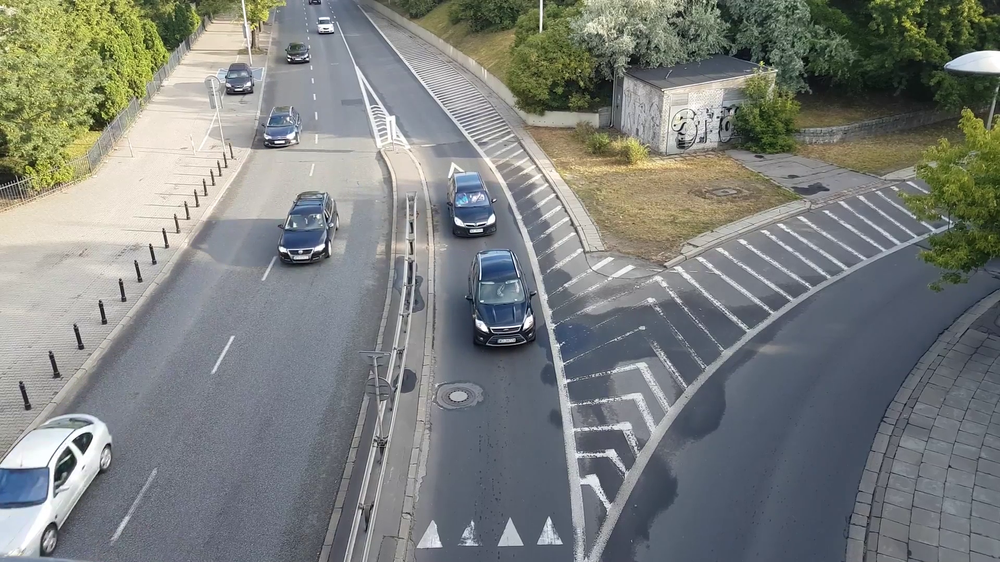
#> input picture lab6/images/frame_000024.PNG, 1000 x 562 px, shrunk from 1920 x 1080 before the run; its folder holds 4 pictures in this run
$ python HW6_parse.py
#> lines starting #> are read from the running program, lines starting #| are printed output that depends on the picture
import os
import random
import xml.etree.ElementTree as ET
from shutil import copy2

import cv2

# Paths to images, annotations, and output directories
images_path = "lab6/images"
annotations_path = "lab6/annotations.xml"
output_train_images = "lab6/train/images"
output_train_labels = "lab6/train/labels"
output_test_images = "lab6/test/images"
output_test_labels = "lab6/test/labels"

# Ensure output directories exist
os.makedirs(output_train_images, exist_ok=True)
os.makedirs(output_train_labels, exist_ok=True)
os.makedirs(output_test_images, exist_ok=True)
os.makedirs(output_test_labels, exist_ok=True)


# Parse annotations.xml
def parse_annotations(xml_file):
#> called with xml_file = 'lab6/annotations.xml'
    tree = ET.parse(xml_file)
#> (reads lab6/annotations.xml from the repository)
    root = tree.getroot()
    annotations = {}

    for track in root.findall("track"):
        label = track.get("label")
        for box in track.findall("box"):
            frame = int(box.get("frame"))
            xtl, ytl, xbr, ybr = map(float, (box.get("xtl"), box.get("ytl"), box.get("xbr"), box.get("ybr")))
            if frame not in annotations:
                annotations[frame] = []
            annotations[frame].append({
                "label": label,
                "bbox": (xtl, ytl, xbr, ybr)
            })
    return annotations


annotations = parse_annotations(annotations_path)

# Get all image files
image_files = sorted([f for f in os.listdir(images_path) if f.endswith(".PNG")])
total_images = len(image_files)

# Split into train and test
train_count = int(0.7 * total_images)
train_files = random.sample(image_files, train_count)
test_files = list(set(image_files) - set(train_files))


# Generate YOLO format annotations
def generate_yolo_annotation(image_file, annotations, output_label_dir, image_size):
    height, width = image_size
    frame_number = int(image_file.split("_")[-1].split(".")[0])  # Extract frame number
    label_file = os.path.join(output_label_dir, os.path.splitext(image_file)[0] + ".txt")

    with open(label_file, "w") as f:
        if frame_number in annotations:
            for obj in annotations[frame_number]:
                label_id = 0 if obj["label"] == "car" else 1  # Assign class IDs (car=0, minivan=1)
                xtl, ytl, xbr, ybr = obj["bbox"]
                x_center = (xtl + xbr) / 2 / width
                y_center = (ytl + ybr) / 2 / height
                box_width = (xbr - xtl) / width
                box_height = (ybr - ytl) / height
                f.write(f"{label_id} {x_center} {y_center} {box_width} {box_height}\n")


# Move and generate annotations for train and test sets
def prepare_dataset(files, annotations, output_image_dir, output_label_dir, images_path):
#> called with output_image_dir = 'lab6/train/images', output_label_dir = 'lab6/train/labels', images_path = 'lab6/images'
    for file in files:
        source_image = os.path.join(images_path, file)
        target_image = os.path.join(output_image_dir, file)
        copy2(source_image, target_image)  # Copy image
        image_size = cv2.imread(source_image).shape[:2]  # (height, width)
#> image_size = (562, 1000)
        generate_yolo_annotation(file, annotations, output_label_dir, image_size)
#> in generate_yolo_annotation, `height, width = image_size`: height = 562; width = 1000
#> the loop in generate_yolo_annotation, `for obj in annotations[frame_number]:` made 8 passes
#> (x_center, y_center, box_width, box_height) on passes 1 to 8: (0.107, 1.66, 0.215, 0.498), (0.591, 0.78, 0.121, 0.255), (0.54, 0.434, 0.079, 0.145), (0.46, 0.271, 0.0562, 0.11), (0.571, 0.183, 0.0479, 0.0761), (0.624, 0.0875, 0.036, 0.0599), (0.906, 0.7, 0.0973, 0.229), (0.961, 1.02, 0.14, 0.341)
#> pass 2 of the loop in prepare_dataset, `for file in files:`:
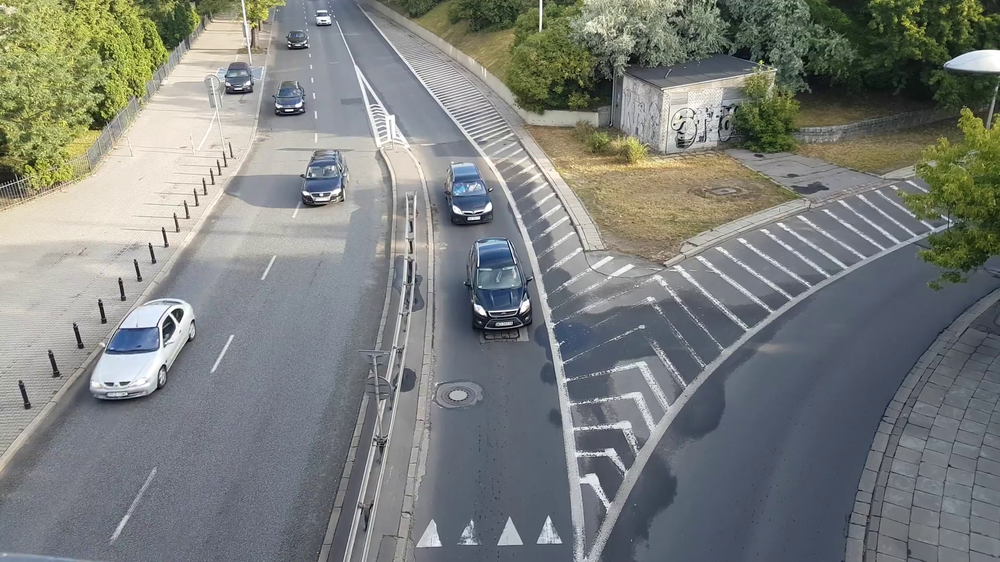
#> input picture lab6/images/frame_000013.PNG, 1000 x 562 px, shrunk from 1920 x 1080 before the run
#> the loop in generate_yolo_annotation (call 2), `for obj in annotations[frame_number]:` made 8 passes
#> (x_center, y_center, box_width, box_height) on passes 1 to 8: (0.271, 1.2, 0.21, 0.363), (0.622, 0.611, 0.0946, 0.198), (0.554, 0.338, 0.0659, 0.122), (0.459, 0.268, 0.0562, 0.11), (0.57, 0.137, 0.044, 0.0681), (0.62, 0.0619, 0.034, 0.0554), (0.9, 0.661, 0.0948, 0.216), (0.956, 0.97, 0.134, 0.32)
#> call 2 of prepare_dataset, with output_image_dir = 'lab6/test/images', output_label_dir = 'lab6/test/labels', images_path = 'lab6/images'
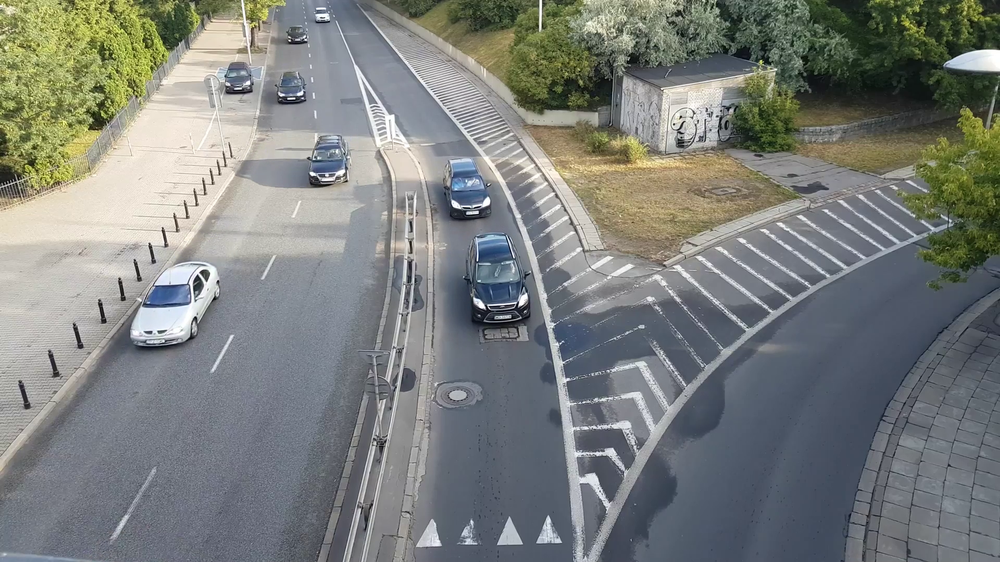
#> input picture lab6/images/frame_000008.PNG, 1000 x 562 px, shrunk from 1920 x 1080 before the run
#> pass 2 of the loop in prepare_dataset, `for file in files:`:
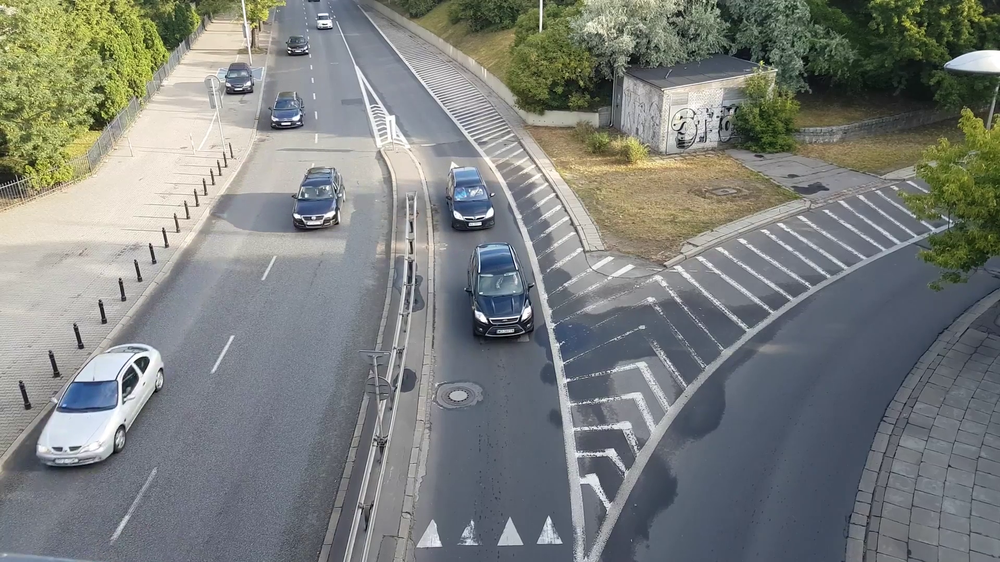
#> input picture lab6/images/frame_000018.PNG, 1000 x 562 px, shrunk from 1920 x 1080 before the run


prepare_dataset(train_files, annotations, output_train_images, output_train_labels, images_path)
prepare_dataset(test_files, annotations, output_test_images, output_test_labels, images_path)
